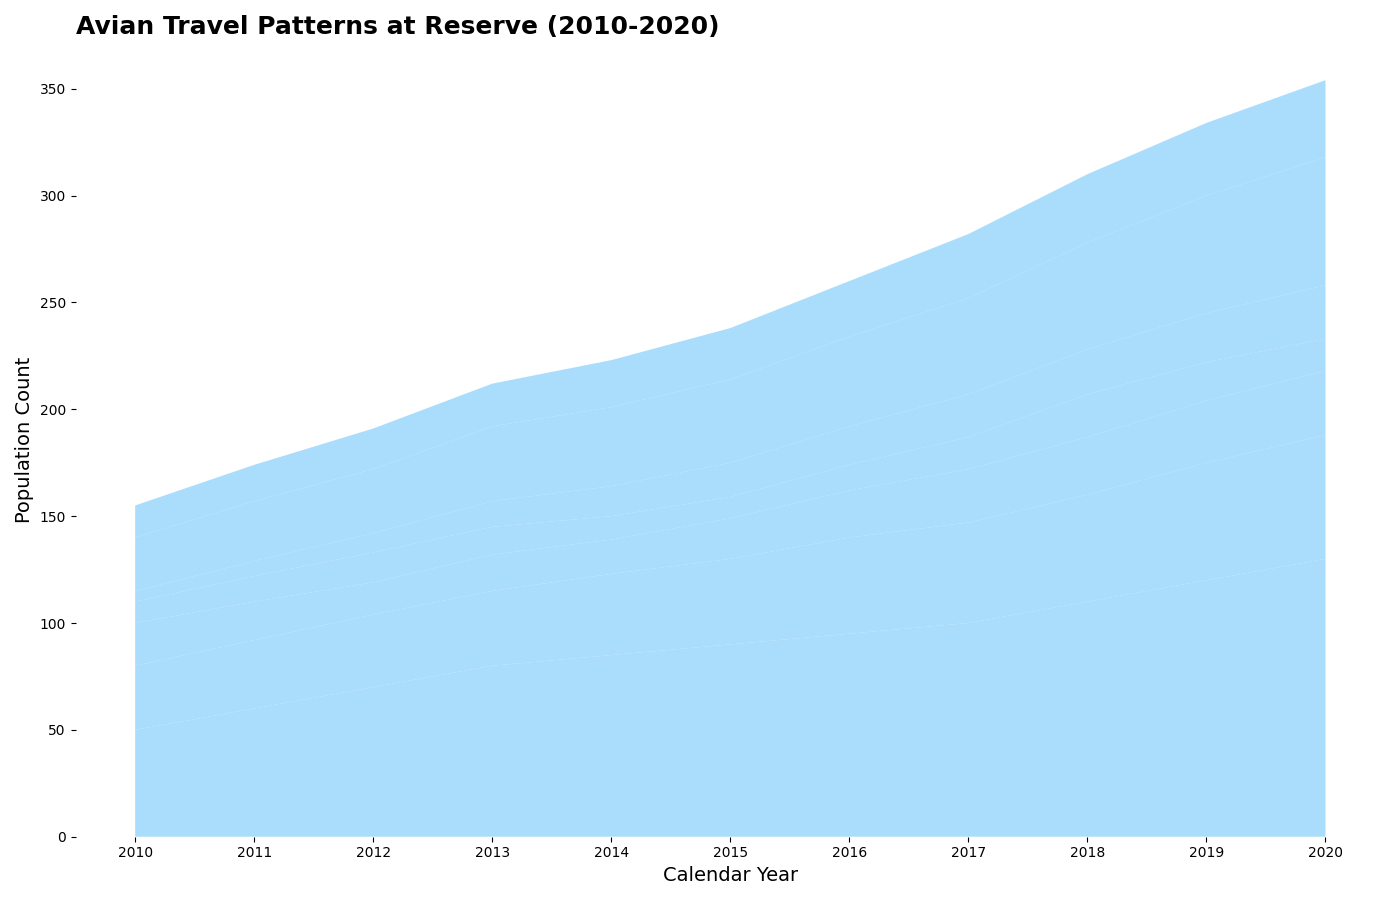

The script that drew this image:
import matplotlib.pyplot as plt
import numpy as np

years = np.arange(2010, 2021)
species_f = [25, 28, 30, 35, 37, 39, 42, 45, 50, 55, 60]
species_g = [15, 17, 19, 20, 22, 24, 26, 30, 32, 34, 36]

data = np.array([
    [50, 60, 70, 80, 85, 90, 95, 100, 110, 120, 130],
    [30, 32, 34, 35, 38, 40, 45, 47, 50, 55, 58],
    [20, 18, 15, 17, 16, 19, 22, 25, 27, 29, 30],
    [10, 12, 14, 13, 11, 10, 12, 15, 20, 18, 15],
    [5, 7, 9, 12, 14, 16, 18, 20, 21, 23, 25],
    species_f,
    species_g
])

single_color = '#87cefa'

fig, ax = plt.subplots(figsize=(14, 9))
ax.stackplot(years, data, colors=[single_color] * data.shape[0], alpha=0.7)

ax.set_title('Avian Travel Patterns at Reserve (2010-2020)', fontsize=18, fontweight='bold', loc='left')
ax.set_xlabel('Calendar Year', fontsize=14)
ax.set_ylabel('Population Count', fontsize=14)

ax.spines['top'].set_color('none')
ax.spines['right'].set_color('none')
ax.spines['left'].set_color('none')
ax.spines['bottom'].set_color('none')

ax.set_xticks(years)

plt.tight_layout()
plt.show()
